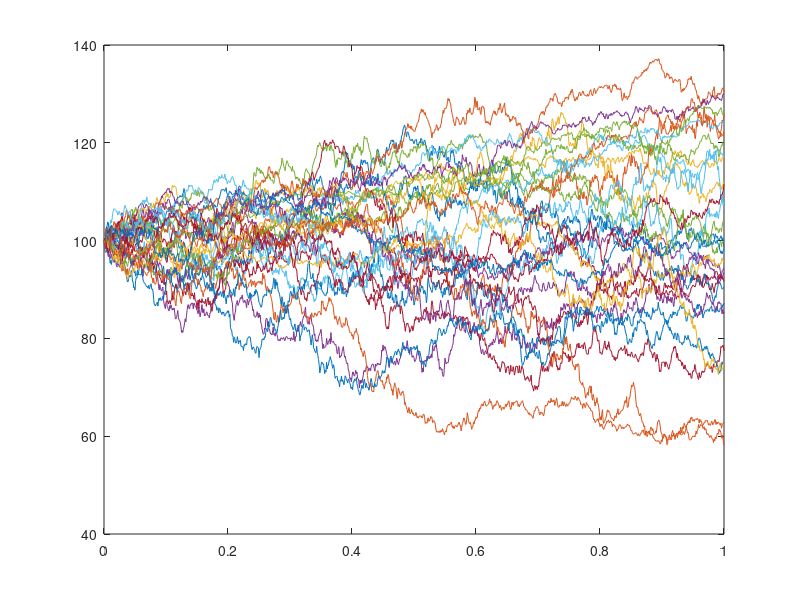

Here is the MATLAB script that generated this plot: (Note: this script raises an error after producing the figure.)
% Heston Model Simulation and Option Pricing (Euler Discretization)
% BuyPolar Capital - Stochastic Volatility Module (MATLAB)

%% Parameters
S0 = 100;
v0 = 0.04;        % initial variance
r = 0.03;         % risk-free rate
kappa = 2;        % mean reversion speed
theta = 0.04;     % long-term variance
xi = 0.3;         % volatility of volatility
rho = -0.7;       % correlation
T = 1;            % maturity
N = 1000;         % steps
dt = T/N;
M = 10000;        % paths

%% Simulate Heston paths
rng(1);
S = zeros(M, N+1); S(:,1) = S0;
v = zeros(M, N+1); v(:,1) = v0;

for t = 2:N+1
    Z1 = randn(M,1);
    Z2 = rho*Z1 + sqrt(1 - rho^2)*randn(M,1);

    v(:,t) = max(v(:,t-1) + kappa*(theta - v(:,t-1))*dt + xi*sqrt(v(:,t-1).*dt).*Z2, 0);
    S(:,t) = S(:,t-1) .* exp((r - 0.5*v(:,t-1))*dt + sqrt(v(:,t-1)*dt).*Z1);
end

%% Price European call option
K = 100;
payoff = max(S(:,end) - K, 0);
price = exp(-r*T) * mean(payoff);
fprintf('Heston Call Price (MC): %.4f\n', price);

%% Plot sample paths
if ~exist('plots', 'dir')
    mkdir('plots');
end

figure;
plot(0:dt:T, S(1:30,:)'); hold on;
yline(K, '--r', 'Strike');
title('Heston Model Sample Price Paths'); xlabel('Time'); ylabel('Price');
print(gcf, fullfile('plots','heston_model_simulation'), '-dpdf');

disp('Heston model simulation complete.');
